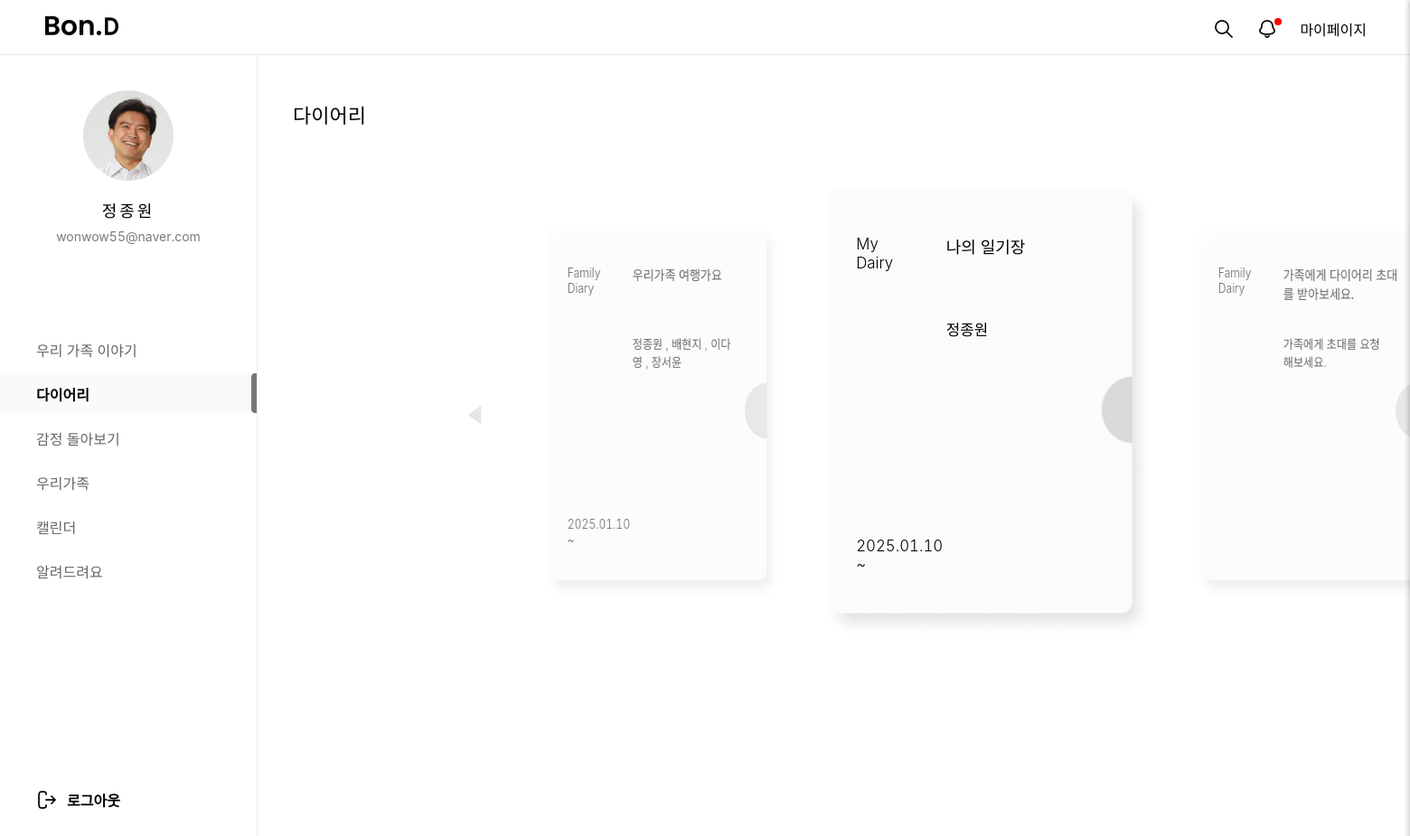
Screenshot of /diary/diaryHome/ (signed in) with the database file from the repository.
### mypage/models.py (models this page shows, shortened)
class Img(models.Model):
  id = models.CharField(max_length=50, primary_key=True)  # 고유한 ID
  img = models.ImageField(upload_to='images/', null=True, blank=True, default='../static/images/calendar1/default_profile.png')  # 디폴트 이미지 설정

### loginpage/models.py (models this page shows, shortened)
class Member(models.Model):
  id = models.CharField(max_length=50,primary_key=True)
  pw = models.CharField(max_length=100)
  name = models.CharField(max_length=100)
  nicName = models.CharField(max_length=100,default='123')
  mail = models.EmailField(max_length=100)
  birthday = models.CharField(max_length=50)
  gender = models.CharField(max_length=10,choices=[('남자', '남자'), ('여자', '여자')])
  mdate = models.DateTimeField(auto_now=True)
  created_group = models.OneToOneField(
        'diary.GroupDiary',  # '앱이름.모델이름' 형식
        on_delete=models.SET_NULL,
        null=True,
        blank=True,
        related_name='creator'
    )
  joined_group = models.ForeignKey(
        'diary.GroupDiary',  # '앱이름.모델이름' 형식
        on_delete=models.SET_NULL,
        null=True,
        blank=True,
        related_name='members'
    )

### diary/models.py (models this page shows, shortened)
class GroupDiary(models.Model):
  gno = models.IntegerField(default=0, null=False)
  member = models.ForeignKey(Member,on_delete=models.DO_NOTHING, null=False)
  gtitle = models.CharField(max_length=200)
  gName = models.CharField(max_length=100, null=False, default="우리 가족") # 그룹이름
  created_at = models.DateTimeField(auto_now_add=True)
  role = models.IntegerField(default=1)

class MdiaryBoard(models.Model):
  mno = models.AutoField(primary_key=True)
  id = models.ForeignKey(Member,on_delete=models.DO_NOTHING, null=True)
  mtitle = models.CharField(max_length=1000,default='나의 일기장')
  mdate = models.DateField(auto_now=True)

### diary/views.py (the view, shortened to what this page needs)
# urls.py: path('diaryHome/', views.diaryHome, name="diaryHome"),
def diaryHome(request):
	id = request.session.get('session_id')
	name = request.session.get('session_name')
	my_info = Member.objects.filter(id=id).first()
	qs_group = GroupDiary.objects.filter(member=id)
	qs_createdDiary = GroupDiary.objects.filter(Q(member__id=id) & Q(role=1))
	c_context = {} #변수
	if qs_createdDiary:
		qs_joinedMem = GroupDiary.objects.filter(gno=qs_createdDiary[0].gno, role=2)
		if qs_joinedMem:
			c_context = {"creator":qs_createdDiary[0], "user_name":name, "joined_members":qs_joinedMem}
		else:
			c_context = {"creator":qs_createdDiary[0], "user_name":name,}
	qs_joinedDiary = GroupDiary.objects.filter(Q(member__id=id) & Q(role=2))
	qs_pDiary = MdiaryBoard.objects.get(id=id)
	c_context['pDiary'] = qs_pDiary
	c_context['qb'] = Img.objects.filter(id=id).first()
	c_context['info'] = my_info
	c_context['group'] = qs_group
	return render(request,'diaryHome.html',c_context)

### diary/templates/diaryHome.html (shortened to what this page needs)
{% load static %}
<!DOCTYPE html>
<html lang="ko">
<head>
  <link rel="stylesheet" href="{% static '/css/diary/diary_home.css'%}">
  <link rel="stylesheet" href="{% static '/css/home/main.css'%}">
  <link rel="stylesheet" href="{% static '/css/home/main.css'%}">
  <link rel="stylesheet" as="style" crossorigin href="https://cdn.jsdelivr.net/gh/orioncactus/pretendard@v1.3.9/dist/web/variable/pretendardvariable.min.css" />
</head>
</head>
<body>
	<div id="top_nav">
		<h1><a href="/main/index/"></a></h1>
		<ul class="top_menu">
			<li><a id="searchBtn"><img src="/static/images/home/search_icon.png" alt=""></a></li>
			<li>
				<a id="notiBtn">
						<img src="/static/images/home/bell_off_icon.png" alt="">
						<span class="notification-dot"></span>
				</a>
		</li>
			<li><a href="/mypage/main/">마이페이지</a></li>
		</ul>
	</div>
<div id="gnb">
  <div id="user_profile">
    <div id="pimg">
      <img src="{{ qb.img.url }}" alt="" />
    </div>
    <p id="uName">{{info.name}}</p>
    <p id="uEmail">{{info.mail}}</p>
  </div>
  <nav id="menu">
    <ul>
      <a href="/main/index/"><li class="menu_item">우리 가족 이야기</li></a>
      <a href="/diary/diaryHome/"><li class="menu_item active">다이어리</li></a>
      <a href="/emotion/main/"><li class="menu_item">감정 돌아보기</li></a>
      <a href="/family1/fam/"><li class="menu_item">우리가족</li></a>
      <a href="/calendar1/cal/"><li class="menu_item">캘린더</li></a>
      <a href="/customer/"><li class="menu_item">알려드려요</li></a>
    </ul>
  </nav>
  <div id="logout">
    <a href="/main/logout/"><span>로그아웃</span></a>
  </div>
</div>
<div id="all_area">
  <div id="title_area">
    <p id="topTit">다이어리
    <span><a href="/diary/diaryMake/"><button id="plusBtn"><img src="/static/images/diary/plusBtn.png" alt=""></button></a></span></p>
  </div>
  <div id="main_area">
  <button class="prev-btn"><img src="/static/images/diary/Arrow_drop_left.png" alt=""></button>
  <div class="carousel">
    <div class="image-container">
      <div class="card" id="firstCard"><a href="/diary/CdiaryList/"><img src="/static/images/diary/diary.png" alt="">
        <div id="dFirst_area">
          <div class="diary_group">
            <p>Family Diary</p>
          </div>
          <div class="diary_title">
            {% if creator %}
            <p>{{ creator.gtitle }}</p>
            {% else %}
            <p>우리 가족 다이어리를 생성해 보세요.</p>
            {% endif %}
          </div>
        </div>
        <div class="diary_member">
          <p>
            {% if creator %}
              {{ pDiary.id.name }}
              {% if joined_members %}
                {% for joined_member in joined_members %}
                , {{ joined_member.member.name }}
                {% endfor %}
              {% endif %}
            {% else %}
              가족을 초대해 보세요.
            {% endif %}
          </p>
        </div>
        <div class="diary_date">
          {% if creator %}
          <p>{{ creator.created_at|date:"Y.m.d" }} ~</p>
          {% else %}
          <p></p>
          {% endif %}
        </div>
      </a></div>
      <div class="card" id="secondCard"><a href="/diary/MdiaryList/"><img src="/static/images/diary/diary.png" alt="">
        <div id="dFirst_area">
          <div class="diary_group">
            <p>My Dairy</p>
          </div>
          <div class="diary_title">
            <p>{{pDiary.mtitle}}</p>
          </div>
        </div>
        <div class="diary_member">
          <p>{{ pDiary.id.name }}</p>
        </div>
        <div class="diary_date">
          <p>{{pDiary.mdate|date:"Y.m.d"}} ~</p>
        </div>
      </a></div>
      <div class="card"><a href="/diary/JdiaryList/"><img src="/static/images/diary/diary.png" alt="">
        <div id="dFirst_area">
          <div class="diary_group">
            <p>Family Dairy</p>
          </div>
          <div class="diary_title">
            {% if join_d %}
            <p>{{ join_d.0.gtitle }}</p>
            {% else %}
            <p>가족에게 다이어리 초대를 받아보세요.</p>
            {% endif %}
          </div>
        </div>
        <div class="diary_member">
          <p>
            {% if join_d %}
            {{ cMem.name }}
            {% for name in joined_names %}
            , {{ name }}
            {% endfor %}
            {% else %}
             가족에게 초대를 요청해보세요.
            {% endif %}
          </p>
        </div>
        <div class="diary_date">
          {% if join_d %}
          <p>{{ join_d.0.created_at|date:"Y.m.d" }} ~</p>
          {% else %}
          <p></p>
          {% endif %}
        </div>
      </a></div>
    </div>
  </div>
  </div>
</body>
</html>

### static/css/diary/diary_home.css (style rules this page uses)
* { margin:0; padding:0; font-family: "Pretendard Variable", Pretendard, -apple-system, BlinkMacSystemFont, system-ui, Roboto, "Helvetica Neue", "Segoe UI", "Apple SD Gothic Neo", "Noto Sans KR", "Malgun Gothic", "Apple Color Emoji", "Segoe UI Emoji", "Segoe UI Symbol", sans-serif; font-variant-numeric: tabular-nums; }
a { text-decoration: none; color:inherit }
#all_area { width:1617px; height:1080px; margin-left:284px; }
#title_area { display: flex; width:1617px; height: 150px; padding-top: 60px; display: flex; }
#topTit { font-size: 22px; font-weight: 500; padding-top: 50px; padding-left: 40px; display: flex; }
#main_area { position: relative; display: flex; width: 1617px; height: 500px; align-items: center; justify-content: center; overflow: hidden; }
.carousel { position: relative; width: 80%; max-width: 1000px; height: 600px; display: flex; align-items: center; overflow: hidden; }
.image-container { display: flex; justify-content: center; align-items: center; width: 100%; position: relative; }
.card { position: absolute; width: 30%; height: 60%; display: flex; justify-content: center; align-items: center; background-color: white; border-radius: 10px; box-shadow: 0 4px 6px rgba(0, 0, 0, 0.1); font-size: 24px; font-weight: bold; transition: transform 0.5s ease, opacity 0.5s ease; opacity: 0.6; }
.card.center { transform: translateX(0) scale(1.2) rotateY(0deg); opacity: 1; z-index: 2; }
.card.left { transform: translateX(-120%) rotateY(-30deg); }
.card.right { transform: translateX(120%) rotateY(30deg); }
.prev-btn { background: none; border: none; cursor: pointer; left: 200px; margin-right: 50px; }
#dFirst_area { position: absolute; top: -208px; display: flex; width: 284px; height: 91px; padding-left: 33px; padding-top: 41px; box-sizing: border-box; }
.diary_group { margin-right: 43px; width: 40px; height: 50px; box-sizing: border-box; opacity: 1; transition: opacity 0.3s ease; }
.diary_group p { margin: 0; font-size: 14px; font-weight: 300; color: black; }
.diary_title { padding-right: 10px; width: 165px; height: 50px; box-sizing: border-box; opacity: 1; transition: opacity 0.3s ease; }
.diary_title p { margin: 0; font-size: 15px; font-weight: 500; color: black; }
.diary_member { position: absolute; top: -208px; width: 284px; height: 91px; display: flex; box-sizing: border-box; margin-top: 91px; }
.diary_member p { width: 130px; height: 42px; font-size: 14px; font-weight: 300; padding-top: 27px; padding-left: 116px; }
.diary_date { position: absolute; top: -208px; width: 284px; height: 73px; display: flex; box-sizing: border-box; margin-top: 319px; }
.diary_date p { width: 82px; height: 34px; font-size: 14px; font-weight: 300; margin-left: 33px; padding-right: 5px; }

### rows the page displays
Img: img (picture)
Member: name "정종원", mail "wonwow55@naver.com"
GroupDiary: gtitle "우리가족 여행가요", created_at "2025.01.10"
MdiaryBoard: id.name "정종원", mtitle "나의 일기장", mdate "2025.01.10"
GroupDiary: member.name "배현지"
GroupDiary: member.name "이다영"
GroupDiary: member.name "장서윤"
